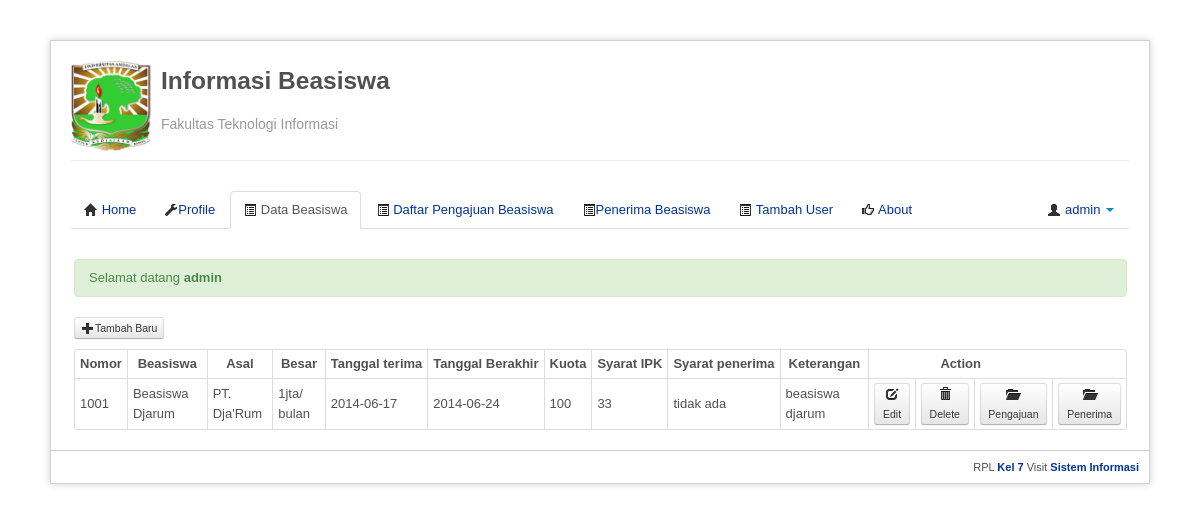
The page /index.php?app=databeasiswa (signed in) on the database its author committed.
### tables this page shows
CREATE TABLE IF NOT EXISTS `beasiswa` (
  `nomor_beasiswa` int(5) NOT NULL AUTO_INCREMENT,
  `nama_beasiswa` varchar(50) NOT NULL,
  `asal_beasiswa` varchar(50) NOT NULL,
  `besar_beasiswa` varchar(50) NOT NULL,
  `kuota` int(10) NOT NULL,
  `syarat_ipk` float NOT NULL,
  `syarat_penerima` varchar(50) NOT NULL,
  `tanggal_terima` date NOT NULL,
  `tanggal_berakhir` date NOT NULL,
  `keterangan` varchar(200) NOT NULL,
  `status_beasiswa` varchar(100) NOT NULL,
  PRIMARY KEY (`nomor_beasiswa`),
  KEY `nama_beasiswa` (`nama_beasiswa`)
);

### app/class.php (the view, shortened to what this page needs)
<?php
class mainController extends dbController{
	function tampilData($table){
		if ($table == 'beasiswa'){
			$sql=mysql_query("select * from beasiswa");
		}
		while($rows=mysql_fetch_array($sql))
			$data[]=$rows;
		return $data;
	}
}
class mainView extends mainController{
	function viewDataBeasiswa(){
	$bea = new mainController;
	$this->tampilData($table = 'beasiswa');
		if($_SESSION['level']=='admin'){
			echo 	"<p>
					<a href='index.php?app=databeasiswa&aksi=tambah' class='btn btn-mini'><i class='icon-plus'></i>Tambah Baru</a>
					</p>";
			}
			$daftar=$bea->tampilData($table = 'beasiswa');
			echo 	"<table <table class='table table-bordered table-condensed table-hover'>
					<tr class='nowrap'>
					<th align='center'>Nomor</th>
					<th align='center'>Beasiswa</th>
					<th align='center'>Asal</th>
					<th align='center'>Besar</th>
					<th align='center'>Tanggal terima</th>
					<th align='center'>Tanggal Berakhir</th>
					<th align='center'>Kuota</th>
					<th align='center'>Syarat IPK</th>
					<th align='center'>Syarat penerima</th>
					<th align='center'>Keterangan</th>";
					if($_SESSION['level']=='admin'){
						echo "<th colspan = '3' align='center'>Action</th>";
						 } else {
						echo "<th align='center'>Action</th>";
						 }
			echo	"</tr>";
			foreach($daftar as $data){
			echo	"<tr>
					<td align='center'> ".$data['nomor_beasiswa']."</td>
					<td align='center'> ".$data['nama_beasiswa']."</td>
					<td align='center'> ".$data['asal_beasiswa']."</td>
					<td align='center'> ".$data['besar_beasiswa']."</td>
					<td align='center'> ".$data['tanggal_terima']."</td>
					<td align='center'> ".$data['tanggal_berakhir']."</td>
					<td align='center'> ".$data['kuota']."</td>
					<td align='center'> ".$data['syarat_ipk']."</td>
					<td align='center'> ".$data['syarat_penerima']."</td>
					<td align='center'> ".$data['keterangan']."</td> ";
					if($_SESSION['level']=='admin'){
					echo "<td ><a href='index.php?app=databeasiswa&aksi=edit&id=$data[nomor_beasiswa]' class='btn btn-mini'><i class='icon-edit'></i> Edit</a>" ;
					echo "<td ><a href='index.php?app=databeasiswa&aksi=hapus_data&id=$data[nomor_beasiswa]' class='btn btn-mini' onClick='return confirm('Yakin ingin delete data beasiswa ?')'><i class='icon-trash'></i>Delete</a></td>" ;
					echo "<td ><a href='index.php?app=daftarpengajuanbeasiswa&lihat=lihat_pengajuan&id=$data[id_beasiswa]' class='btn btn-mini'><i class='icon-folder-open'></i>Pengajuan</a></td>" ;
					echo "<td ><a href='index.php?app=datapenerimabeasiswa&aksi=lihat_penerima&id=$data[id_beasiswa]' class='btn btn-mini'><i class='icon-folder-open'></i>Penerima</a></td>" ;
					}
					else if($_SESSION['level']=='user'){
					echo "<td ><a href='index.php?app=pengajuanbeasiswa&aksi=tambah_pengajuan&id=$data[id_beasiswa]' class='btn btn-mini'><i class='icon-edit'></i> Ajukan Beasiswa</a>";
					}
			echo	"</tr>" ;
			}
			echo	"</table>";
		}
}
?>

### index.php (shortened to what this page needs)
<?php
$base_url = 'http://'.$_SERVER['HTTP_HOST'].'/rplbeasiswa/';
isset ($_GET['app']) ? $app = $_GET['app'] : $app = 'home';
?>
<!DOCTYPE html>
<html lang="en">
<head>
	<link href="<?php echo $base_url;?>asset/css/bootstrap.min.css" rel="stylesheet">
	<link href="<?php echo $base_url;?>asset/css/bootstrap-responsive.min.css" rel="stylesheet">
	<link href="<?php echo $base_url;?>asset/css/style.css" rel="stylesheet">
</head>
<body>
<div id="container">
	<div class="container-fluid">
		<div class="row-fluid">
			<div class="span12">
				<div class="page-header">
					<img src="<?php echo $base_url;?>asset/img/unand.jpg" style="width:80px; height:90px; position:absolute; " alt="some_text">
					<h3 style=" margin-left:90px;">Informasi Beasiswa <br><small> Fakultas Teknologi Informasi</small></h3>
				</div>
				<ul class="nav nav-tabs">
					<li <?php echo $app=='home'?'class="active"':'';?>><a href="index.php"><i class="icon-home"></i> Home</a></li>
					<?php if(isset($_SESSION['level'])){?>
					<li <?php echo $app=='profile'?'class="active"':'';?>><a href="index.php?app=profile"><i class="icon-wrench"></i>Profile</a></li>
					<li <?php echo $app=='databeasiswa'?'class="active"':'';?>><a href="index.php?app=databeasiswa"><i class="icon-list-alt"></i> Data Beasiswa</a></li>
					<?php }?>
					<?php if(isset($_SESSION['level'])){
						if($_SESSION['level']=='admin'){?>
					<li <?php echo $app=='daftarpengajuanbeasiswa'?'class="active"':'';?>><a href="index.php?app=daftarpengajuanbeasiswa"><i class="icon-list-alt"></i> Daftar Pengajuan Beasiswa</a></li>
					<li <?php echo $app=='datapenerimabeasiswa'?'class="active"':'';?>><a href="index.php?app=datapenerimabeasiswa"><i class="icon-list-alt"></i>Penerima Beasiswa</a></li>
					<li <?php echo $app=='tambahuser'?'class="active"':'';?>><a href="index.php?app=tambahuser"><i class="icon-list-alt"></i> Tambah User</a></li>
					<?php } else { ?>
					<li <?php echo $app=='pengajuanbeasiswa'?'class="active"':'';?>><a href="index.php?app=pengajuanbeasiswa"><i class="icon-list-alt"></i> Form Pengajuan Beasiswa</a></li>
					<?php } } ?>
					<li <?php echo $app=='about'?'class="active"' :'';?>><a href="index.php?app=about"><i class="icon-thumbs-up"></i> About</a></li>
					<li class="dropdown pull-right">
						<?php if (isset($_SESSION['nama'])):?>
						<a href="#" data-toggle="dropdown" class="dropdown-toggle"><i class="icon-user"></i> <?php echo $_SESSION['nama'];?> <strong class="caret"></strong></a>
							<?php else:?>
						<a href="#" data-toggle="dropdown" class="dropdown-toggle"><i class="icon-user"></i> Account<strong class="caret"></strong></a>
						<ul class="dropdown-menu">
							<li><a href="index.php?app=login"><i class="icon-user"></i> Login</a></li>
							<?php endif;?>
					</li>
				</ul>
			</div>
		</div>
	</div>
<div id="content">
<?php
if(isset($_SESSION['pesan'])){echo $_SESSION['pesan']; unset($_SESSION['pesan']);}
if(file_exists('app/'.$app.'.php')){
	include ('app/'.$app.'.php');
}else{
	echo '<div class="well">Error : Aplikasi tidak menemukan adanya file <b>'.$app.'.php </b> pada direktori <b>app/..</b></div>';
}
?>
</div>
<p class="footer">RPL <a href=""><b> Kel 7 </b></a>Visit <a href=""> <b> Sistem Informasi</b></a> </p>
</div>
</body>
</html>

### app/databeasiswa.php (shortened to what this page needs)
<?php empty( $app ) ? header('location:../index.php') : '' ; if(isset($_SESSION['level'])){?>
<?php
include "class.php";
$view = new mainView ;
if($_GET['aksi']==''){
$view->viewDataBeasiswa();
}
}
else{
	echo '<div class="alert alert-error"> Maaf Anda Harus Login terlebih dahulu untuk mengakses halaman ini </div>';
}
?>

### asset/css/style.css (style rules this page uses)
body { background-color: #fff; margin: 40px; font: 13px/20px normal Helvetica, Arial, sans-serif; color: #4F5155; }
a { color: #003399; background-color: transparent; font-weight: normal; }
#content { margin: 0 22px 0 23px; }
p.footer { text-align: right; font-size: 11px; border-top: 1px solid #D0D0D0; line-height: 32px; padding: 0 10px 0 10px; margin: 20px 0 0 0; }
#container { margin: 10px; border: 1px solid #D0D0D0; -webkit-box-shadow: 0 0 8px #D0D0D0; }
tr.nowrap { white-space:nowrap; }
td { white-space:inherit; }

### rows shown on the page
beasiswa: nomor_beasiswa "1001", nama_beasiswa "Beasiswa Djarum", asal_beasiswa "PT. Dja'Rum", besar_beasiswa "1jta/ bulan", tanggal_terima "2014-06-17", tanggal_berakhir "2014-06-24", kuota "100", syarat_ipk "33", syarat_penerima "tidak ada", keterangan "beasiswa djarum"

### other values the page prints
$_SESSION['nama'] "admin"
$_SESSION['pesan'] "Selamat datang admin"
